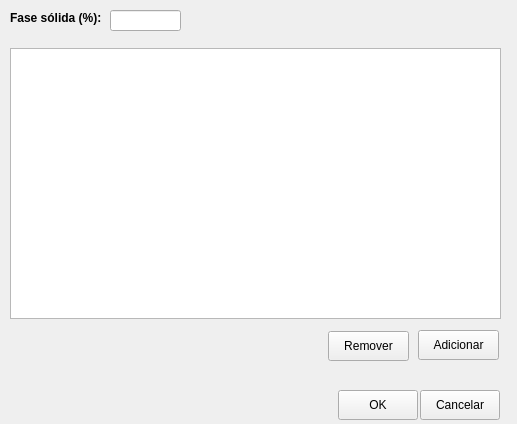
<?xml version="1.0" encoding="UTF-8"?>
<ui version="4.0">
 <class>AdicionarEsferasSistematicamenteDialog</class>
 <widget class="QDialog" name="AdicionarEsferasSistematicamenteDialog">
  <property name="windowModality">
   <enum>Qt::ApplicationModal</enum>
  </property>
  <property name="geometry">
   <rect>
    <x>0</x>
    <y>0</y>
    <width>517</width>
    <height>424</height>
   </rect>
  </property>
  <property name="windowTitle">
   <string>Adição Sistematizada de Esferas</string>
  </property>
  <widget class="QLabel" name="label">
   <property name="geometry">
    <rect>
     <x>10</x>
     <y>10</y>
     <width>91</width>
     <height>16</height>
    </rect>
   </property>
   <property name="font">
    <font>
     <weight>75</weight>
     <bold>true</bold>
    </font>
   </property>
   <property name="text">
    <string>Fase sólida (%):</string>
   </property>
  </widget>
  <widget class="QLineEdit" name="textFaseSolida">
   <property name="geometry">
    <rect>
     <x>110</x>
     <y>10</y>
     <width>71</width>
     <height>21</height>
    </rect>
   </property>
   <property name="text">
    <string/>
   </property>
  </widget>
  <widget class="QPushButton" name="btnRemover">
   <property name="geometry">
    <rect>
     <x>328</x>
     <y>331</y>
     <width>81</width>
     <height>30</height>
    </rect>
   </property>
   <property name="cursor">
    <cursorShape>PointingHandCursor</cursorShape>
   </property>
   <property name="text">
    <string>Remover</string>
   </property>
   <property name="icon">
    <iconset>
     <normaloff>7149_16x16.png</normaloff>7149_16x16.png</iconset>
   </property>
   <property name="autoDefault">
    <bool>false</bool>
   </property>
  </widget>
  <widget class="QPushButton" name="btnAdicionar">
   <property name="geometry">
    <rect>
     <x>418</x>
     <y>330</y>
     <width>81</width>
     <height>30</height>
    </rect>
   </property>
   <property name="cursor">
    <cursorShape>PointingHandCursor</cursorShape>
   </property>
   <property name="text">
    <string>Adicionar</string>
   </property>
   <property name="icon">
    <iconset>
     <normaloff>8390_16x16.png</normaloff>8390_16x16.png</iconset>
   </property>
   <property name="autoDefault">
    <bool>false</bool>
   </property>
  </widget>
  <widget class="QPushButton" name="btnOK">
   <property name="geometry">
    <rect>
     <x>338</x>
     <y>390</y>
     <width>80</width>
     <height>30</height>
    </rect>
   </property>
   <property name="text">
    <string>OK</string>
   </property>
   <property name="autoDefault">
    <bool>false</bool>
   </property>
  </widget>
  <widget class="QPushButton" name="btnCancelar">
   <property name="geometry">
    <rect>
     <x>420</x>
     <y>390</y>
     <width>80</width>
     <height>30</height>
    </rect>
   </property>
   <property name="text">
    <string>Cancelar</string>
   </property>
   <property name="autoDefault">
    <bool>false</bool>
   </property>
  </widget>
  <widget class="QTableView" name="tableEspecificacao">
   <property name="geometry">
    <rect>
     <x>10</x>
     <y>48</y>
     <width>491</width>
     <height>271</height>
    </rect>
   </property>
  </widget>
 </widget>
 <resources>
  <include location="resources.qrc"/>
 </resources>
 <connections>
  <connection>
   <sender>btnAdicionar</sender>
   <signal>clicked()</signal>
   <receiver>AdicionarEsferasSistematicamenteDialog</receiver>
   <slot>adicionarDescricao()</slot>
   <hints>
    <hint type="sourcelabel">
     <x>135</x>
     <y>278</y>
    </hint>
    <hint type="destinationlabel">
     <x>169</x>
     <y>184</y>
    </hint>
   </hints>
  </connection>
  <connection>
   <sender>btnRemover</sender>
   <signal>clicked()</signal>
   <receiver>AdicionarEsferasSistematicamenteDialog</receiver>
   <slot>removerDescricao()</slot>
   <hints>
    <hint type="sourcelabel">
     <x>290</x>
     <y>343</y>
    </hint>
    <hint type="destinationlabel">
     <x>213</x>
     <y>211</y>
    </hint>
   </hints>
  </connection>
  <connection>
   <sender>btnCancelar</sender>
   <signal>clicked()</signal>
   <receiver>AdicionarEsferasSistematicamenteDialog</receiver>
   <slot>sair()</slot>
   <hints>
    <hint type="sourcelabel">
     <x>381</x>
     <y>402</y>
    </hint>
    <hint type="destinationlabel">
     <x>213</x>
     <y>211</y>
    </hint>
   </hints>
  </connection>
  <connection>
   <sender>btnOK</sender>
   <signal>clicked()</signal>
   <receiver>AdicionarEsferasSistematicamenteDialog</receiver>
   <slot>adicionarEsferas()</slot>
   <hints>
    <hint type="sourcelabel">
     <x>299</x>
     <y>402</y>
    </hint>
    <hint type="destinationlabel">
     <x>213</x>
     <y>211</y>
    </hint>
   </hints>
  </connection>
 </connections>
 <slots>
  <slot>adicionarDescricao()</slot>
  <slot>removerDescricao()</slot>
  <slot>adicionarEsferas()</slot>
  <slot>sair()</slot>
 </slots>
</ui>
